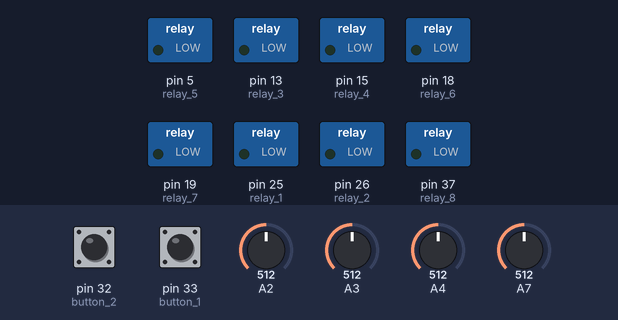
A sketch run on a simulated Arduino Mega 2560, built with avr-gcc and run on an emulated ATmega2560. On the bench: switched loads named in the sketch (green lamp = pin HIGH). The inputs (shaded band) are chosen by the test bench; at power-on: pin 32 (button_2) HIGH, pin 33 (button_1) HIGH, A2 = 512, A3 = 512, A4 = 512, A7 = 512. What the sketch prints to the serial monitor is not drawn.

Above: at 15.0 s.
At 45.1 s:
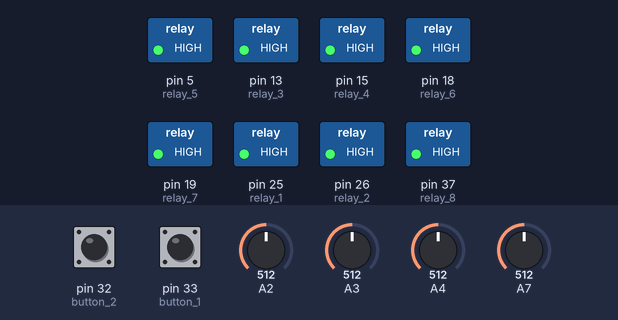
Timing chart, 0 to 78.3 s (numbered marks = the images above):
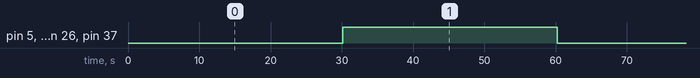

Measured:
- by itself, pin 5 (relay_5), pin 13 (relay_3), pin 15 (relay_4), pin 18 (relay_6), pin 19 (relay_7), pin 25 (relay_1), pin 26 (relay_2), pin 37 (relay_8): alternates HIGH for 30.1 s and LOW for 30.1 s

The sketch:

main.ino
```cpp
#define v05_1 39
#define v05_2 36
#define v010_1 35
#define v010_2 34

#define relay_1 25
#define relay_2 26
#define relay_3 13
#define relay_4 15
#define relay_5 5
#define relay_6 18
#define relay_7 19
#define relay_8 37

#define button_1 33
#define button_2 32

uint32_t timer_cur = 0;
uint32_t timer_max = 30000;

void setup()
{
  Serial.begin(9600);

  pinMode(v05_1, INPUT);
  pinMode(v05_2, INPUT);
  pinMode(v010_1, INPUT);
  pinMode(v010_2, INPUT);

  pinMode(relay_1, OUTPUT);
  pinMode(relay_2, OUTPUT);
  pinMode(relay_3, OUTPUT);
  pinMode(relay_4, OUTPUT);
  pinMode(relay_5, OUTPUT);
  pinMode(relay_6, OUTPUT);
  pinMode(relay_7, OUTPUT);
  pinMode(relay_8, OUTPUT);

  pinMode(button_1, INPUT_PULLUP);
  pinMode(button_2, INPUT_PULLUP);

}
void loop()
{
  int val = 0;

  val = analogRead(v05_1);
  Serial.print("PIN 39: ");
  Serial.println(val);

  val = analogRead(v05_2);
  Serial.print("PIN 36: ");
  Serial.println(val);

  val = analogRead(v010_1);
  Serial.print("PIN 35: ");
  Serial.println(val);

  val = analogRead(v010_2);
  Serial.print("PIN 34: ");
  Serial.println(val);

  Serial.print("BTN 1 - PIN 33: ");
  Serial.println(digitalRead(button_1));
  Serial.print("BTN 2 - PIN 32: ");
  Serial.println(digitalRead(button_2));
  if (millis() - timer_cur > timer_max)
  {
    timer_cur = millis();
    digitalWrite(relay_1, !digitalRead(relay_1));
    digitalWrite(relay_2, !digitalRead(relay_2));
    digitalWrite(relay_3, !digitalRead(relay_3));
    digitalWrite(relay_4, !digitalRead(relay_4));
    digitalWrite(relay_5, !digitalRead(relay_5));
    digitalWrite(relay_6, !digitalRead(relay_6));
    digitalWrite(relay_7, !digitalRead(relay_7));
    digitalWrite(relay_8, !digitalRead(relay_8));
  }

  Serial.println();
  delay(500);

  /*
  int ppb = 10000;
  if (ppb > 9999)
  {
    ppb = 9999;
  }
  // send 0-10V
  uint8_t pwm_val = map(ppb, 0, 10000, 0, 255);
  analogWrite(ledPin, pwm_val);

  Serial.print(ppb);
  Serial.print(" - ");
  Serial.println(pwm_val);

  delay(500);
  */
}
```
